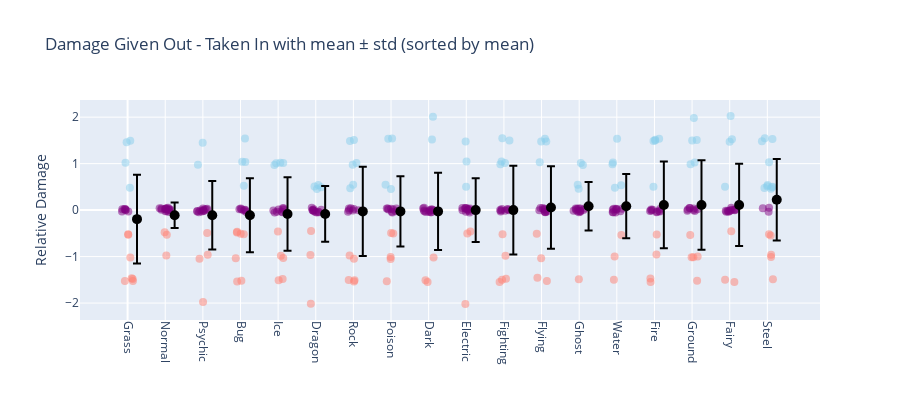

The notebook cell this image was saved under:
### Markdown cell above
# sort the data by relative damage totals

### Code cell
# Compute column means and get the sorted order
col_means = df3.mean(axis=0)
sorted_cols = col_means.sort_values().index  # ascending order

fig = go.Figure()
offset = 0.25  # shift centroids

for i, col in enumerate(sorted_cols):
    values = df3[col]
    
    # Jittered scatter positions
    x = np.full(len(values), i) + np.random.uniform(-0.15, 0.15, size=len(values))
    y = values + np.random.uniform(-0.05, 0.05, size=len(values))
    
    # Color points by sign with transparency
    colors = [
    'rgba(255,128,114,0.5)' if val < 0 else
    'rgba(128,0,128,0.5)' if val == 0 else
    'rgba(135,206,235,0.5)' 
    for val in values
]
    
    # Scatter points (hover shows only row label)
    fig.add_trace(go.Scatter(
        x=x,
        y=y,
        mode='markers',
        marker=dict(color=colors, size=8),
        text=df3.index,
        hovertemplate='%{text}<extra></extra>',
        showlegend=False
    ))
    
    # Mean ± std markers (shifted)
    mean = values.mean()
    std = values.std()
    fig.add_trace(go.Scatter(
        x=[i + offset],
        y=[mean],
        mode='markers',
        marker=dict(color='black', size=10),
        error_y=dict(type='data', array=[std], visible=True),
        hoverinfo='skip',
        showlegend=False
    ))

# Ensure x-axis, ticks, and labels all match the sorted order
fig.update_layout(
    xaxis=dict(
        tickmode='array',
        tickvals=np.arange(len(sorted_cols)),
        ticktext=sorted_cols,
        tickangle=90
    ),
    yaxis_title="Relative Damage",
    title="Damage Given Out - Taken In with mean ± std (sorted by mean)",
    width=900,
    height=400,
    showlegend=False
)

fig.show()

### Figure 1 — Plotly figure (JSON) as saved in the notebook; plotly's stock layout.template omitted (floating-point values rounded to 4 significant figures)
{"data": [{"hovertemplate": "%{text}<extra></extra>", "marker": {"color": ["rgba(128,0,128,0.5)", "rgba(255,128,114,0.5)", "rgba(135,206,235,0.5)", "rgba(135,206,235,0.5)", "rgba(128,0,128,0.5)", "rgba(255,128,114,0.5)", "rgba(128,0,128,0.5)", "rgba(255,128,114,0.5)", "rgba(135,206,235,0.5)", "rgba(255,128,114,0.5)", "rgba(128,0,128,0.5)", "rgba(255,128,114,0.5)", "rgba(135,206,235,0.5)", "rgba(128,0,128,0.5)", "rgba(255,128,114,0.5)", "rgba(128,0,128,0.5)", "rgba(255,128,114,0.5)", "rgba(128,0,128,0.5)"], "size": 8}, "mode": "markers", "showlegend": false, "text": ["Normal", "Fire", "Water", "Electric", "Grass", "Ice", "Fighting", "Poison", "Ground", "Flying", "Psychic", "Bug", "Rock", "Ghost", "Dragon", "Dark", "Steel", "Fairy"], "type": "scatter", "x": [-0.05282, 0.1083, -0.02559, 0.06137, -0.1398, 0.07221, -0.1486, 0.135, 0.07067, 0.1419, -0.08374, -0.07154, -0.0555, -0.05404, 0.01403, 0.01976, 0.01894, -0.06232], "y": [0.004123, -1.467, 1.46, 0.4808, 0.01939, -1.019, -0.03158, -1.483, 1.492, -1.523, 0.02277, -1.526, 1.017, 0.004854, -0.5189, -0.02767, -0.5324, 0.02194]}, {"error_y": {"array": [0.957], "type": "data", "visible": true}, "hoverinfo": "skip", "marker": {"color": "black", "size": 10}, "mode": "markers", "showlegend": false, "type": "scatter", "x": [0.25], "y": [-0.1944]}, {"hovertemplate": "%{text}<extra></extra>", "marker": {"color": ["rgba(128,0,128,0.5)", "rgba(128,0,128,0.5)", "rgba(128,0,128,0.5)", "rgba(128,0,128,0.5)", "rgba(128,0,128,0.5)", "rgba(128,0,128,0.5)", "rgba(255,128,114,0.5)", "rgba(128,0,128,0.5)", "rgba(128,0,128,0.5)", "rgba(128,0,128,0.5)", "rgba(128,0,128,0.5)", "rgba(128,0,128,0.5)", "rgba(255,128,114,0.5)", "rgba(128,0,128,0.5)", "rgba(128,0,128,0.5)", "rgba(128,0,128,0.5)", "rgba(255,128,114,0.5)", "rgba(128,0,128,0.5)"], "size": 8}, "mode": "markers", "showlegend": false, "text": ["Normal", "Fire", "Water", "Electric", "Grass", "Ice", "Fighting", "Poison", "Ground", "Flying", "Psychic", "Bug", "Rock", "Ghost", "Dragon", "Dark", "Steel", "Fairy"], "type": "scatter", "x": [1.107, 1.035, 0.8994, 1.024, 1.105, 1.036, 1.029, 0.9979, 1.103, 1.143, 1.003, 1.074, 0.9849, 0.8512, 0.8981, 1.091, 1.042, 1.003], "y": [0.00245, -0.01667, 0.008447, 0.02541, 0.02561, 0.03895, -0.9776, 0.02589, -0.006773, 0.009564, -0.02654, 0.04807, -0.4762, 0.04169, 0.03254, -0.04092, -0.5305, 0.02796]}, {"error_y": {"array": [0.2742], "type": "data", "visible": true}, "hoverinfo": "skip", "marker": {"color": "black", "size": 10}, "mode": "markers", "showlegend": false, "type": "scatter", "x": [1.25], "y": [-0.1111]}, {"hovertemplate": "%{text}<extra></extra>", "marker": {"color": ["rgba(128,0,128,0.5)", "rgba(128,0,128,0.5)", "rgba(128,0,128,0.5)", "rgba(128,0,128,0.5)", "rgba(128,0,128,0.5)", "rgba(128,0,128,0.5)", "rgba(135,206,235,0.5)", "rgba(135,206,235,0.5)", "rgba(128,0,128,0.5)", "rgba(128,0,128,0.5)", "rgba(128,0,128,0.5)", "rgba(255,128,114,0.5)", "rgba(128,0,128,0.5)", "rgba(255,128,114,0.5)", "rgba(128,0,128,0.5)", "rgba(255,128,114,0.5)", "rgba(255,128,114,0.5)", "rgba(128,0,128,0.5)"], "size": 8}, "mode": "markers", "showlegend": false, "text": ["Normal", "Fire", "Water", "Electric", "Grass", "Ice", "Fighting", "Poison", "Ground", "Flying", "Psychic", "Bug", "Rock", "Ghost", "Dragon", "Dark", "Steel", "Fairy"], "type": "scatter", "x": [1.929, 2.024, 1.851, 2.115, 1.851, 2.021, 1.996, 1.869, 1.973, 1.895, 2.008, 2.129, 2.101, 1.911, 2.003, 2.005, 2.115, 2.055], "y": [-0.01085, -0.0196, -0.01688, 0.02795, -0.0306, -0.01407, 1.452, 0.9757, -0.02825, -0.04596, 0.001329, -0.9621, 0.01146, -1.044, 0.03678, -1.978, -0.4923, 0.0158]}, {"error_y": {"array": [0.7388], "type": "data", "visible": true}, "hoverinfo": "skip", "marker": {"color": "black", "size": 10}, "mode": "markers", "showlegend": false, "type": "scatter", "x": [2.25], "y": [-0.1111]}, {"hovertemplate": "%{text}<extra></extra>", "marker": {"color": ["rgba(128,0,128,0.5)", "rgba(255,128,114,0.5)", "rgba(128,0,128,0.5)", "rgba(128,0,128,0.5)", "rgba(135,206,235,0.5)", "rgba(128,0,128,0.5)", "rgba(128,0,128,0.5)", "rgba(255,128,114,0.5)", "rgba(135,206,235,0.5)", "rgba(255,128,114,0.5)", "rgba(135,206,235,0.5)", "rgba(128,0,128,0.5)", "rgba(255,128,114,0.5)", "rgba(255,128,114,0.5)", "rgba(128,0,128,0.5)", "rgba(135,206,235,0.5)", "rgba(255,128,114,0.5)", "rgba(255,128,114,0.5)"], "size": 8}, "mode": "markers", "showlegend": false, "text": ["Normal", "Fire", "Water", "Electric", "Grass", "Ice", "Fighting", "Poison", "Ground", "Flying", "Psychic", "Bug", "Rock", "Ghost", "Dragon", "Dark", "Steel", "Fairy"], "type": "scatter", "x": [3.146, 3.023, 3.005, 3.124, 3.119, 3.027, 2.972, 3.088, 3.088, 2.911, 3.128, 3.085, 2.874, 3.005, 3.119, 3.045, 2.909, 2.904], "y": [-0.03533, -1.522, 0.03375, -0.003001, 1.54, 0.0169, 0.0182, -0.5178, 0.5246, -1.537, 1.033, -0.009689, -1.037, -0.5108, 0.00791, 1.042, -0.4674, -0.4828]}, {"error_y": {"array": [0.7962], "type": "data", "visible": true}, "hoverinfo": "skip", "marker": {"color": "black", "size": 10}, "mode": "markers", "showlegend": false, "type": "scatter", "x": [3.25], "y": [-0.1111]}, {"hovertemplate": "%{text}<extra></extra>", "marker": {"color": ["rgba(128,0,128,0.5)", "rgba(255,128,114,0.5)", "rgba(255,128,114,0.5)", "rgba(128,0,128,0.5)", "rgba(135,206,235,0.5)", "rgba(128,0,128,0.5)", "rgba(255,128,114,0.5)", "rgba(128,0,128,0.5)", "rgba(135,206,235,0.5)", "rgba(135,206,235,0.5)", "rgba(128,0,128,0.5)", "rgba(128,0,128,0.5)", "rgba(255,128,114,0.5)", "rgba(128,0,128,0.5)", "rgba(135,206,235,0.5)", "rgba(128,0,128,0.5)", "rgba(255,128,114,0.5)", "rgba(128,0,128,0.5)"], "size": 8}, "mode": "markers", "showlegend": false, "text": ["Normal", "Fire", "Water", "Electric", "Grass", "Ice", "Fighting", "Poison", "Ground", "Flying", "Psychic", "Bug", "Rock", "Ghost", "Dragon", "Dark", "Steel", "Fairy"], "type": "scatter", "x": [3.909, 4.12, 3.995, 4.121, 4.135, 3.967, 4.074, 4.115, 3.902, 4.056, 4.095, 4.142, 4.136, 4.147, 3.948, 4.009, 4.014, 3.873], "y": [-0.04963, -1.48, -0.4594, 0.04249, 1.013, -0.03385, -0.9818, -0.04776, 0.9718, 1.019, -0.03588, 0.004942, -1.033, 0.04104, 1.006, 0.01344, -1.508, -0.006624]}, {"error_y": {"array": [0.7906], "type": "data", "visible": true}, "hoverinfo": "skip", "marker": {"color": "black", "size": 10}, "mode": "markers", "showlegend": false, "type": "scatter", "x": [4.25], "y": [-0.08333]}, {"hovertemplate": "%{text}<extra></extra>", "marker": {"color": ["rgba(128,0,128,0.5)", "rgba(135,206,235,0.5)", "rgba(135,206,235,0.5)", "rgba(135,206,235,0.5)", "rgba(135,206,235,0.5)", "rgba(255,128,114,0.5)", "rgba(128,0,128,0.5)", "rgba(128,0,128,0.5)", "rgba(128,0,128,0.5)", "rgba(128,0,128,0.5)", "rgba(128,0,128,0.5)", "rgba(128,0,128,0.5)", "rgba(128,0,128,0.5)", "rgba(128,0,128,0.5)", "rgba(128,0,128,0.5)", "rgba(128,0,128,0.5)", "rgba(255,128,114,0.5)", "rgba(255,128,114,0.5)"], "size": 8}, "mode": "markers", "showlegend": false, "text": ["Normal", "Fire", "Water", "Electric", "Grass", "Ice", "Fighting", "Poison", "Ground", "Flying", "Psychic", "Bug", "Rock", "Ghost", "Dragon", "Dark", "Steel", "Fairy"], "type": "scatter", "x": [5.027, 5.146, 4.966, 5.032, 5.067, 4.859, 5.065, 4.916, 4.951, 5.09, 4.894, 4.918, 5.146, 4.988, 4.938, 4.947, 4.876, 4.869], "y": [-0.04942, 0.4908, 0.5066, 0.4516, 0.5428, -0.9637, -0.03652, -0.004734, -0.01573, -0.04645, 0.0489, 0.001283, 0.006917, -0.03857, -0.01257, 0.02016, -0.4511, -2.013]}, {"error_y": {"array": [0.6002], "type": "data", "visible": true}, "hoverinfo": "skip", "marker": {"color": "black", "size": 10}, "mode": "markers", "showlegend": false, "type": "scatter", "x": [5.25], "y": [-0.08333]}, {"hovertemplate": "%{text}<extra></extra>", "marker": {"color": ["rgba(135,206,235,0.5)", "rgba(135,206,235,0.5)", "rgba(255,128,114,0.5)", "rgba(128,0,128,0.5)", "rgba(255,128,114,0.5)", "rgba(135,206,235,0.5)", "rgba(255,128,114,0.5)", "rgba(135,206,235,0.5)", "rgba(255,128,114,0.5)", "rgba(135,206,235,0.5)", "rgba(128,0,128,0.5)", "rgba(135,206,235,0.5)", "rgba(128,0,128,0.5)", "rgba(128,0,128,0.5)", "rgba(128,0,128,0.5)", "rgba(128,0,128,0.5)", "rgba(255,128,114,0.5)", "rgba(128,0,128,0.5)"], "size": 8}, "mode": "markers", "showlegend": false, "text": ["Normal", "Fire", "Water", "Electric", "Grass", "Ice", "Fighting", "Poison", "Ground", "Flying", "Psychic", "Bug", "Rock", "Ghost", "Dragon", "Dark", "Steel", "Fairy"], "type": "scatter", "x": [5.994, 5.91, 5.9, 5.934, 6.015, 6.081, 6.031, 5.918, 5.876, 6.014, 6.012, 5.982, 5.883, 5.882, 5.858, 5.987, 6.016, 6.136], "y": [0.5441, 1.486, -0.9747, 0.03804, -1.045, 1.014, -1.512, 0.471, -1.506, 1.508, 0.02122, 0.9745, -0.00231, 0.03571, -0.03612, -0.008811, -1.536, -0.005772]}, {"error_y": {"array": [0.9621], "type": "data", "visible": true}, "hoverinfo": "skip", "marker": {"color": "black", "size": 10}, "mode": "markers", "showlegend": false, "type": "scatter", "x": [6.25], "y": [-0.02778]}, {"hovertemplate": "%{text}<extra></extra>", "marker": {"color": ["rgba(128,0,128,0.5)", "rgba(128,0,128,0.5)", "rgba(128,0,128,0.5)", "rgba(128,0,128,0.5)", "rgba(135,206,235,0.5)", "rgba(128,0,128,0.5)", "rgba(135,206,235,0.5)", "rgba(128,0,128,0.5)", "rgba(255,128,114,0.5)", "rgba(128,0,128,0.5)", "rgba(255,128,114,0.5)", "rgba(135,206,235,0.5)", "rgba(255,128,114,0.5)", "rgba(255,128,114,0.5)", "rgba(128,0,128,0.5)", "rgba(128,0,128,0.5)", "rgba(255,128,114,0.5)", "rgba(135,206,235,0.5)"], "size": 8}, "mode": "markers", "showlegend": false, "text": ["Normal", "Fire", "Water", "Electric", "Grass", "Ice", "Fighting", "Poison", "Ground", "Flying", "Psychic", "Bug", "Rock", "Ghost", "Dragon", "Dark", "Steel", "Fairy"], "type": "scatter", "x": [7.022, 6.93, 7.002, 6.887, 7.028, 7.058, 6.998, 6.915, 6.888, 7.125, 6.99, 6.855, 7.06, 7.002, 7.141, 7.037, 6.99, 6.927], "y": [-0.03757, 0.01465, 0.03135, 0.03673, 1.543, 0.01414, 0.4568, 0.03579, -1.53, -0.0246, -1.011, 0.5457, -0.5019, -0.4918, 0.03345, -0.04952, -1.05, 1.535]}, {"error_y": {"array": [0.7568], "type": "data", "visible": true}, "hoverinfo": "skip", "marker": {"color": "black", "size": 10}, "mode": "markers", "showlegend": false, "type": "scatter", "x": [7.25], "y": [-0.02778]}, {"hovertemplate": "%{text}<extra></extra>", "marker": {"color": ["rgba(128,0,128,0.5)", "rgba(128,0,128,0.5)", "rgba(128,0,128,0.5)", "rgba(128,0,128,0.5)", "rgba(128,0,128,0.5)", "rgba(128,0,128,0.5)", "rgba(255,128,114,0.5)", "rgba(128,0,128,0.5)", "rgba(128,0,128,0.5)", "rgba(128,0,128,0.5)", "rgba(135,206,235,0.5)", "rgba(255,128,114,0.5)", "rgba(128,0,128,0.5)", "rgba(135,206,235,0.5)", "rgba(128,0,128,0.5)", "rgba(128,0,128,0.5)", "rgba(128,0,128,0.5)", "rgba(255,128,114,0.5)"], "size": 8}, "mode": "markers", "showlegend": false, "text": ["Normal", "Fire", "Water", "Electric", "Grass", "Ice", "Fighting", "Poison", "Ground", "Flying", "Psychic", "Bug", "Rock", "Ghost", "Dragon", "Dark", "Steel", "Fairy"], "type": "scatter", "x": [7.853, 8.072, 8.074, 8.147, 8.032, 8.001, 7.971, 7.878, 8.1, 7.884, 8.115, 8.131, 7.879, 8.088, 8.052, 7.925, 8.04, 7.916], "y": [0.03623, -0.04481, 0.0167, -0.007429, -0.01564, -0.03361, -1.545, 0.04976, 0.008447, -0.02521, 2.01, -1.018, -0.008864, 1.522, -0.04554, -0.04127, 0.004534, -1.51]}, {"error_y": {"array": [0.8309], "type": "data", "visible": true}, "hoverinfo": "skip", "marker": {"color": "black", "size": 10}, "mode": "markers", "showlegend": false, "type": "scatter", "x": [8.25], "y": [-0.02778]}, {"hovertemplate": "%{text}<extra></extra>", "marker": {"color": ["rgba(128,0,128,0.5)", "rgba(128,0,128,0.5)", "rgba(135,206,235,0.5)", "rgba(128,0,128,0.5)", "rgba(255,128,114,0.5)", "rgba(128,0,128,0.5)", "rgba(128,0,128,0.5)", "rgba(128,0,128,0.5)", "rgba(255,128,114,0.5)", "rgba(135,206,235,0.5)", "rgba(128,0,128,0.5)", "rgba(128,0,128,0.5)", "rgba(128,0,128,0.5)", "rgba(128,0,128,0.5)", "rgba(255,128,114,0.5)", "rgba(128,0,128,0.5)", "rgba(135,206,235,0.5)", "rgba(128,0,128,0.5)"], "size": 8}, "mode": "markers", "showlegend": false, "text": ["Normal", "Fire", "Water", "Electric", "Grass", "Ice", "Fighting", "Poison", "Ground", "Flying", "Psychic", "Bug", "Rock", "Ghost", "Dragon", "Dark", "Steel", "Fairy"], "type": "scatter", "x": [9.003, 9.089, 9.006, 9.1, 9.109, 8.896, 9.029, 9.074, 8.976, 8.982, 8.973, 8.898, 9.063, 9.053, 9.027, 8.976, 8.995, 8.99], "y": [0.04791, -0.04914, 1.046, 0.03622, -0.4605, 0.0431, 0.007854, -0.02174, -2.02, 1.475, 0.04311, -0.002434, 0.01, 0.02371, -0.5029, 0.036, 0.505, -0.03556]}, {"error_y": {"array": [0.686], "type": "data", "visible": true}, "hoverinfo": "skip", "marker": {"color": "black", "size": 10}, "mode": "markers", "showlegend": false, "type": "scatter", "x": [9.25], "y": [0]}, {"hovertemplate": "%{text}<extra></extra>", "marker": {"color": ["rgba(135,206,235,0.5)", "rgba(128,0,128,0.5)", "rgba(128,0,128,0.5)", "rgba(128,0,128,0.5)", "rgba(128,0,128,0.5)", "rgba(135,206,235,0.5)", "rgba(128,0,128,0.5)", "rgba(255,128,114,0.5)", "rgba(128,0,128,0.5)", "rgba(255,128,114,0.5)", "rgba(255,128,114,0.5)", "rgba(128,0,128,0.5)", "rgba(135,206,235,0.5)", "rgba(255,128,114,0.5)", "rgba(128,0,128,0.5)", "rgba(135,206,235,0.5)", "rgba(135,206,235,0.5)", "rgba(255,128,114,0.5)"], "size": 8}, "mode": "markers", "showlegend": false, "text": ["Normal", "Fire", "Water", "Electric", "Grass", "Ice", "Fighting", "Poison", "Ground", "Flying", "Psychic", "Bug", "Rock", "Ghost", "Dragon", "Dark", "Steel", "Fairy"], "type": "scatter", "x": [9.906, 10.11, 9.9, 9.913, 10.03, 10.03, 9.931, 9.964, 10.13, 10.05, 9.885, 9.943, 10.15, 10.04, 10.1, 9.958, 9.937, 9.95], "y": [0.9872, 0.01201, 0.003856, -0.03147, -0.01615, 1.012, -0.008938, -0.5217, -0.003187, -1.479, -1.546, 0.02192, 1.5, -0.9837, 0.02354, 1.547, 1.047, -1.497]}, {"error_y": {"array": [0.9549], "type": "data", "visible": true}, "hoverinfo": "skip", "marker": {"color": "black", "size": 10}, "mode": "markers", "showlegend": false, "type": "scatter", "x": [10.25], "y": [0]}, {"hovertemplate": "%{text}<extra></extra>", "marker": {"color": ["rgba(128,0,128,0.5)", "rgba(128,0,128,0.5)", "rgba(128,0,128,0.5)", "rgba(255,128,114,0.5)", "rgba(135,206,235,0.5)", "rgba(255,128,114,0.5)", "rgba(135,206,235,0.5)", "rgba(128,0,128,0.5)", "rgba(135,206,235,0.5)", "rgba(128,0,128,0.5)", "rgba(128,0,128,0.5)", "rgba(135,206,235,0.5)", "rgba(255,128,114,0.5)", "rgba(128,0,128,0.5)", "rgba(128,0,128,0.5)", "rgba(128,0,128,0.5)", "rgba(255,128,114,0.5)", "rgba(128,0,128,0.5)"], "size": 8}, "mode": "markers", "showlegend": false, "text": ["Normal", "Fire", "Water", "Electric", "Grass", "Ice", "Fighting", "Poison", "Ground", "Flying", "Psychic", "Bug", "Rock", "Ghost", "Dragon", "Dark", "Steel", "Fairy"], "type": "scatter", "x": [11.08, 11.09, 11.03, 10.89, 11.09, 10.99, 10.99, 11.05, 10.95, 11.1, 11.14, 11.13, 11.14, 10.94, 10.97, 11.08, 10.87, 11.1], "y": [-0.03427, 0.009416, 0.04473, -1.457, 1.538, -1.034, 1.474, 0.01711, 1.03, -0.03973, -0.03054, 1.477, -1.523, -0.005015, 0.04718, 0.02937, -0.5079, -0.04627]}, {"error_y": {"array": [0.8893], "type": "data", "visible": true}, "hoverinfo": "skip", "marker": {"color": "black", "size": 10}, "mode": "markers", "showlegend": false, "type": "scatter", "x": [11.25], "y": [0.05556]}, {"hovertemplate": "%{text}<extra></extra>", "marker": {"color": ["rgba(128,0,128,0.5)", "rgba(128,0,128,0.5)", "rgba(128,0,128,0.5)", "rgba(128,0,128,0.5)", "rgba(128,0,128,0.5)", "rgba(128,0,128,0.5)", "rgba(135,206,235,0.5)", "rgba(135,206,235,0.5)", "rgba(128,0,128,0.5)", "rgba(128,0,128,0.5)", "rgba(135,206,235,0.5)", "rgba(135,206,235,0.5)", "rgba(128,0,128,0.5)", "rgba(128,0,128,0.5)", "rgba(128,0,128,0.5)", "rgba(255,128,114,0.5)", "rgba(128,0,128,0.5)", "rgba(128,0,128,0.5)"], "size": 8}, "mode": "markers", "showlegend": false, "text": ["Normal", "Fire", "Water", "Electric", "Grass", "Ice", "Fighting", "Poison", "Ground", "Flying", "Psychic", "Bug", "Rock", "Ghost", "Dragon", "Dark", "Steel", "Fairy"], "type": "scatter", "x": [11.91, 12.02, 11.85, 12.03, 11.99, 12.03, 12.1, 11.99, 12.11, 11.99, 12.04, 11.96, 11.95, 12.14, 11.95, 11.99, 12.03, 11.91], "y": [0.03532, -0.017, -0.01293, 0.03367, -0.04586, -0.03289, 0.9726, 0.4577, 0.0005791, 0.0366, 1.014, 0.5465, 0.03086, 0.03688, -0.02342, -1.489, -0.01422, 0.005111]}, {"error_y": {"array": [0.5216], "type": "data", "visible": true}, "hoverinfo": "skip", "marker": {"color": "black", "size": 10}, "mode": "markers", "showlegend": false, "type": "scatter", "x": [12.25], "y": [0.08333]}, {"hovertemplate": "%{text}<extra></extra>", "marker": {"color": ["rgba(128,0,128,0.5)", "rgba(135,206,235,0.5)", "rgba(128,0,128,0.5)", "rgba(255,128,114,0.5)", "rgba(255,128,114,0.5)", "rgba(135,206,235,0.5)", "rgba(128,0,128,0.5)", "rgba(128,0,128,0.5)", "rgba(135,206,235,0.5)", "rgba(128,0,128,0.5)", "rgba(128,0,128,0.5)", "rgba(128,0,128,0.5)", "rgba(135,206,235,0.5)", "rgba(128,0,128,0.5)", "rgba(255,128,114,0.5)", "rgba(128,0,128,0.5)", "rgba(135,206,235,0.5)", "rgba(128,0,128,0.5)"], "size": 8}, "mode": "markers", "showlegend": false, "text": ["Normal", "Fire", "Water", "Electric", "Grass", "Ice", "Fighting", "Poison", "Ground", "Flying", "Psychic", "Bug", "Rock", "Ghost", "Dragon", "Dark", "Steel", "Fairy"], "type": "scatter", "x": [13.0, 13.01, 12.97, 12.94, 12.92, 12.95, 12.98, 12.89, 12.9, 13.14, 12.99, 13.1, 12.88, 12.91, 13.12, 12.89, 13.11, 12.92], "y": [0.02562, 1.538, -0.04972, -0.9984, -1.501, 0.481, 0.03087, -0.04585, 1.024, 0.02994, 0.01009, -0.02446, 0.9878, -0.04626, -0.5331, 0.007306, 0.5326, 0.03072]}, {"error_y": {"array": [0.6913], "type": "data", "visible": true}, "hoverinfo": "skip", "marker": {"color": "black", "size": 10}, "mode": "markers", "showlegend": false, "type": "scatter", "x": [13.25], "y": [0.08333]}, {"hovertemplate": "%{text}<extra></extra>", "marker": {"color": ["rgba(128,0,128,0.5)", "rgba(128,0,128,0.5)", "rgba(255,128,114,0.5)", "rgba(128,0,128,0.5)", "rgba(135,206,235,0.5)", "rgba(135,206,235,0.5)", "rgba(128,0,128,0.5)", "rgba(128,0,128,0.5)", "rgba(255,128,114,0.5)", "rgba(128,0,128,0.5)", "rgba(128,0,128,0.5)", "rgba(135,206,235,0.5)", "rgba(255,128,114,0.5)", "rgba(128,0,128,0.5)", "rgba(255,128,114,0.5)", "rgba(128,0,128,0.5)", "rgba(135,206,235,0.5)", "rgba(135,206,235,0.5)"], "size": 8}, "mode": "markers", "showlegend": false, "text": ["Normal", "Fire", "Water", "Electric", "Grass", "Ice", "Fighting", "Poison", "Ground", "Flying", "Psychic", "Bug", "Rock", "Ghost", "Dragon", "Dark", "Steel", "Fairy"], "type": "scatter", "x": [14.13, 14.07, 13.89, 13.92, 14.02, 14.02, 13.95, 14.14, 14.05, 14.15, 14.05, 14.12, 13.9, 13.88, 14.06, 13.91, 13.97, 13.97], "y": [-0.02081, -0.0376, -1.474, -0.01099, 1.512, 1.497, 0.004967, -0.03017, -0.9577, 0.02238, -0.04824, 1.534, -1.548, -0.01847, -0.5274, 0.01337, 1.486, 0.5034]}, {"error_y": {"array": [0.9324], "type": "data", "visible": true}, "hoverinfo": "skip", "marker": {"color": "black", "size": 10}, "mode": "markers", "showlegend": false, "type": "scatter", "x": [14.25], "y": [0.1111]}, {"hovertemplate": "%{text}<extra></extra>", "marker": {"color": ["rgba(128,0,128,0.5)", "rgba(135,206,235,0.5)", "rgba(255,128,114,0.5)", "rgba(135,206,235,0.5)", "rgba(255,128,114,0.5)", "rgba(255,128,114,0.5)", "rgba(128,0,128,0.5)", "rgba(135,206,235,0.5)", "rgba(128,0,128,0.5)", "rgba(255,128,114,0.5)", "rgba(128,0,128,0.5)", "rgba(255,128,114,0.5)", "rgba(135,206,235,0.5)", "rgba(128,0,128,0.5)", "rgba(128,0,128,0.5)", "rgba(128,0,128,0.5)", "rgba(135,206,235,0.5)", "rgba(128,0,128,0.5)"], "size": 8}, "mode": "markers", "showlegend": false, "text": ["Normal", "Fire", "Water", "Electric", "Grass", "Ice", "Fighting", "Poison", "Ground", "Flying", "Psychic", "Bug", "Rock", "Ghost", "Dragon", "Dark", "Steel", "Fairy"], "type": "scatter", "x": [14.87, 15.07, 15.15, 15.05, 15.13, 14.99, 15.04, 15.12, 14.94, 15.03, 15.05, 14.95, 15.0, 15.14, 14.93, 15.07, 14.96, 14.89], "y": [-0.01428, 1.027, -0.9999, 1.981, -1.519, -1.014, 0.03344, 1.509, 0.04636, -1.017, 0.003571, -0.5383, 1.498, 0.01705, 0.04455, -0.01881, 0.988, 0.01189]}, {"error_y": {"array": [0.9634], "type": "data", "visible": true}, "hoverinfo": "skip", "marker": {"color": "black", "size": 10}, "mode": "markers", "showlegend": false, "type": "scatter", "x": [15.25], "y": [0.1111]}, {"hovertemplate": "%{text}<extra></extra>", "marker": {"color": ["rgba(128,0,128,0.5)", "rgba(255,128,114,0.5)", "rgba(128,0,128,0.5)", "rgba(128,0,128,0.5)", "rgba(128,0,128,0.5)", "rgba(128,0,128,0.5)", "rgba(135,206,235,0.5)", "rgba(255,128,114,0.5)", "rgba(128,0,128,0.5)", "rgba(128,0,128,0.5)", "rgba(128,0,128,0.5)", "rgba(135,206,235,0.5)", "rgba(128,0,128,0.5)", "rgba(128,0,128,0.5)", "rgba(135,206,235,0.5)", "rgba(135,206,235,0.5)", "rgba(255,128,114,0.5)", "rgba(128,0,128,0.5)"], "size": 8}, "mode": "markers", "showlegend": false, "text": ["Normal", "Fire", "Water", "Electric", "Grass", "Ice", "Fighting", "Poison", "Ground", "Flying", "Psychic", "Bug", "Rock", "Ghost", "Dragon", "Dark", "Steel", "Fairy"], "type": "scatter", "x": [15.99, 16.04, 15.9, 16.12, 15.91, 15.95, 16.06, 15.88, 16.04, 16.14, 16.13, 15.87, 15.96, 16.05, 16.02, 16.0, 16.12, 16.01], "y": [-0.02408, -0.4525, -0.01218, 0.01416, -0.03781, -0.01649, 1.522, -1.498, 0.04903, 0.009636, -0.004547, 0.4999, -0.03697, 0.01002, 2.025, 1.469, -1.547, -0.007111]}, {"error_y": {"array": [0.8838], "type": "data", "visible": true}, "hoverinfo": "skip", "marker": {"color": "black", "size": 10}, "mode": "markers", "showlegend": false, "type": "scatter", "x": [16.25], "y": [0.1111]}, {"hovertemplate": "%{text}<extra></extra>", "marker": {"color": ["rgba(135,206,235,0.5)", "rgba(255,128,114,0.5)", "rgba(255,128,114,0.5)", "rgba(255,128,114,0.5)", "rgba(135,206,235,0.5)", "rgba(135,206,235,0.5)", "rgba(255,128,114,0.5)", "rgba(135,206,235,0.5)", "rgba(255,128,114,0.5)", "rgba(135,206,235,0.5)", "rgba(135,206,235,0.5)", "rgba(135,206,235,0.5)", "rgba(135,206,235,0.5)", "rgba(128,0,128,0.5)", "rgba(135,206,235,0.5)", "rgba(128,0,128,0.5)", "rgba(128,0,128,0.5)", "rgba(135,206,235,0.5)"], "size": 8}, "mode": "markers", "showlegend": false, "text": ["Normal", "Fire", "Water", "Electric", "Grass", "Ice", "Fighting", "Poison", "Ground", "Flying", "Psychic", "Bug", "Rock", "Ghost", "Dragon", "Dark", "Steel", "Fairy"], "type": "scatter", "x": [17.12, 17.15, 17.09, 17.04, 17.0, 17.14, 17.1, 17.05, 17.1, 17.14, 16.92, 17.1, 16.86, 16.88, 17.01, 17.03, 17.05, 16.93], "y": [0.4923, -1.487, -0.5466, -0.519, 0.5125, 1.528, -0.9618, 1.031, -1.011, 0.5003, 0.4751, 0.4613, 1.481, 0.04144, 0.5426, -0.03407, 0.04829, 1.547]}, {"error_y": {"array": [0.8782], "type": "data", "visible": true}, "hoverinfo": "skip", "marker": {"color": "black", "size": 10}, "mode": "markers", "showlegend": false, "type": "scatter", "x": [17.25], "y": [0.2222]}], "layout": {"height": 400, "showlegend": false, "title": {"text": "Damage Given Out - Taken In with mean ± std (sorted by mean)"}, "width": 900, "xaxis": {"tickangle": 90, "tickmode": "array", "ticktext": ["Grass", "Normal", "Psychic", "Bug", "Ice", "Dragon", "Rock", "Poison", "Dark", "Electric", "Fighting", "Flying", "Ghost", "Water", "Fire", "Ground", "Fairy", "Steel"], "tickvals": [0, 1, 2, 3, 4, 5, 6, 7, 8, 9, 10, 11, 12, 13, 14, 15, 16, 17]}, "yaxis": {"title": {"text": "Relative Damage"}}}}
